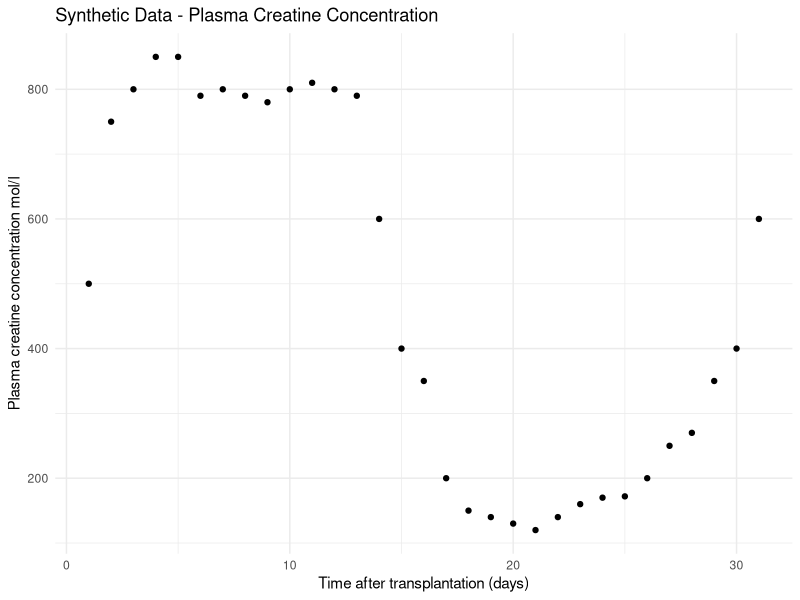

Write R code to recreate this figure.
## ---- chunk 1
library(ggplot2)
# data is plasma creative concentration
observations <- c(500,750,800,850,850, 790,800,790,780,800,810,800, 
                  790,600,400,350,200,150,140,130,120,140,160,170,172, 
                  200,250,270,350,400,600)

days <- c(1,2,3,4,5,6,7,8,9,10,11,12,13,14,15,16,17,18,19,20,21,22,23,24,25,26,27,28,29,30,31)

 
df <- cbind(data.frame(observations), data.frame(days))

# plot to compare against data in paper 
ggplot(data=df, aes(x=days, y=observations)) + geom_point(fill='blue') + ggtitle("Synthetic Data - Plasma Creatine Concentration") + theme_minimal()  + xlab("Time after transplantation (days)") + ylab("Plasma creatine concentration mol/l")
